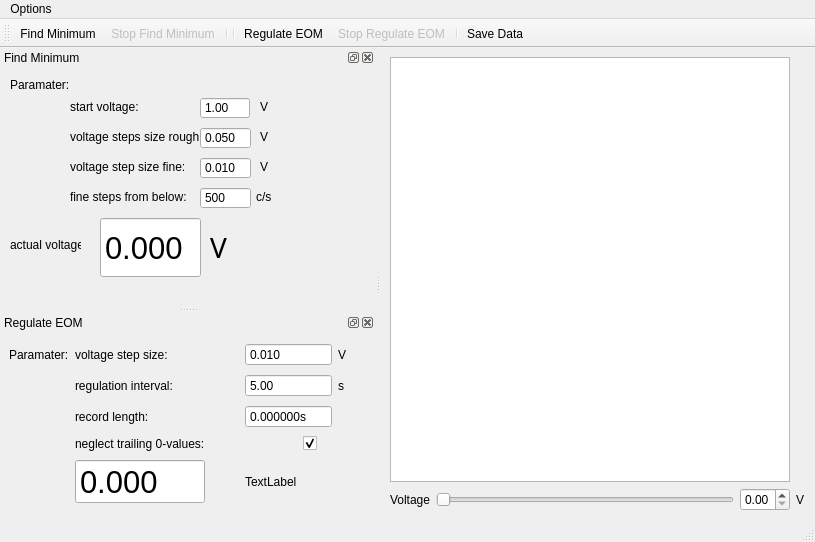
<?xml version="1.0" encoding="UTF-8"?>
<ui version="4.0">
 <class>MainWindow</class>
 <widget class="QMainWindow" name="MainWindow">
  <property name="enabled">
   <bool>true</bool>
  </property>
  <property name="geometry">
   <rect>
    <x>0</x>
    <y>0</y>
    <width>814</width>
    <height>542</height>
   </rect>
  </property>
  <property name="windowTitle">
   <string>qudi: EOM Regulation</string>
  </property>
  <widget class="QWidget" name="centralwidget">
   <layout class="QGridLayout" name="gridLayout_3">
    <item row="1" column="3">
     <widget class="QLabel" name="unit_V_label_5">
      <property name="minimumSize">
       <size>
        <width>10</width>
        <height>0</height>
       </size>
      </property>
      <property name="maximumSize">
       <size>
        <width>10</width>
        <height>16777215</height>
       </size>
      </property>
      <property name="text">
       <string>V</string>
      </property>
     </widget>
    </item>
    <item row="1" column="1">
     <widget class="QSlider" name="voltage_horizontalSlider">
      <property name="orientation">
       <enum>Qt::Horizontal</enum>
      </property>
     </widget>
    </item>
    <item row="1" column="0">
     <widget class="QLabel" name="voltage_label">
      <property name="maximumSize">
       <size>
        <width>40</width>
        <height>16777215</height>
       </size>
      </property>
      <property name="text">
       <string>Voltage</string>
      </property>
     </widget>
    </item>
    <item row="1" column="2">
     <widget class="QDoubleSpinBox" name="voltage_doubleSpinBox">
      <property name="maximumSize">
       <size>
        <width>50</width>
        <height>50</height>
       </size>
      </property>
     </widget>
    </item>
    <item row="0" column="0" colspan="3">
     <widget class="PlotWidget" name="laser_signal_plotWidget">
      <property name="minimumSize">
       <size>
        <width>400</width>
        <height>0</height>
       </size>
      </property>
     </widget>
    </item>
   </layout>
  </widget>
  <widget class="QStatusBar" name="statusbar"/>
  <widget class="QToolBar" name="scan_control_ToolBar">
   <property name="minimumSize">
    <size>
     <width>0</width>
     <height>0</height>
    </size>
   </property>
   <property name="font">
    <font>
     <kerning>false</kerning>
    </font>
   </property>
   <property name="windowTitle">
    <string>Counting Controls</string>
   </property>
   <property name="movable">
    <bool>true</bool>
   </property>
   <property name="toolButtonStyle">
    <enum>Qt::ToolButtonTextUnderIcon</enum>
   </property>
   <attribute name="toolBarArea">
    <enum>TopToolBarArea</enum>
   </attribute>
   <attribute name="toolBarBreak">
    <bool>false</bool>
   </attribute>
   <addaction name="action_start_find_minimum"/>
   <addaction name="action_stop_find_minimum"/>
   <addaction name="separator"/>
   <addaction name="separator"/>
   <addaction name="action_start_regulation"/>
   <addaction name="action_stop_regulation"/>
   <addaction name="separator"/>
   <addaction name="action_save"/>
  </widget>
  <widget class="QMenuBar" name="menubar">
   <property name="geometry">
    <rect>
     <x>0</x>
     <y>0</y>
     <width>814</width>
     <height>21</height>
    </rect>
   </property>
   <widget class="QMenu" name="menuOptions">
    <property name="title">
     <string>Options</string>
    </property>
    <addaction name="action_close"/>
   </widget>
   <addaction name="menuOptions"/>
  </widget>
  <widget class="QDockWidget" name="minimumdockWidget">
   <property name="minimumSize">
    <size>
     <width>315</width>
     <height>250</height>
    </size>
   </property>
   <property name="windowTitle">
    <string>Find Minimum</string>
   </property>
   <attribute name="dockWidgetArea">
    <number>1</number>
   </attribute>
   <widget class="QWidget" name="dockWidgetContents_6">
    <widget class="QLabel" name="parameter_label">
     <property name="geometry">
      <rect>
       <x>10</x>
       <y>10</y>
       <width>61</width>
       <height>16</height>
      </rect>
     </property>
     <property name="text">
      <string>Paramater:</string>
     </property>
    </widget>
    <widget class="QLabel" name="start_voltage_label">
     <property name="geometry">
      <rect>
       <x>70</x>
       <y>30</y>
       <width>81</width>
       <height>20</height>
      </rect>
     </property>
     <property name="text">
      <string>start voltage:</string>
     </property>
    </widget>
    <widget class="QLabel" name="rought_voltage_stesp_label">
     <property name="geometry">
      <rect>
       <x>70</x>
       <y>60</y>
       <width>131</width>
       <height>20</height>
      </rect>
     </property>
     <property name="text">
      <string>voltage steps size rough:</string>
     </property>
    </widget>
    <widget class="QLabel" name="fine_voltage_step_label">
     <property name="geometry">
      <rect>
       <x>70</x>
       <y>90</y>
       <width>121</width>
       <height>20</height>
      </rect>
     </property>
     <property name="text">
      <string>voltage step size fine:</string>
     </property>
    </widget>
    <widget class="QLabel" name="unit_V_label_1">
     <property name="geometry">
      <rect>
       <x>260</x>
       <y>30</y>
       <width>71</width>
       <height>20</height>
      </rect>
     </property>
     <property name="text">
      <string>V</string>
     </property>
    </widget>
    <widget class="QLabel" name="unit_V_label_2">
     <property name="geometry">
      <rect>
       <x>260</x>
       <y>60</y>
       <width>71</width>
       <height>20</height>
      </rect>
     </property>
     <property name="text">
      <string>V</string>
     </property>
    </widget>
    <widget class="QLabel" name="fine_step_below_label">
     <property name="geometry">
      <rect>
       <x>70</x>
       <y>120</y>
       <width>121</width>
       <height>20</height>
      </rect>
     </property>
     <property name="text">
      <string>fine steps from below:</string>
     </property>
    </widget>
    <widget class="QLabel" name="unit_V_label_3">
     <property name="geometry">
      <rect>
       <x>260</x>
       <y>90</y>
       <width>41</width>
       <height>20</height>
      </rect>
     </property>
     <property name="text">
      <string>V</string>
     </property>
    </widget>
    <widget class="QLabel" name="unit_cs_label">
     <property name="geometry">
      <rect>
       <x>256</x>
       <y>120</y>
       <width>71</width>
       <height>20</height>
      </rect>
     </property>
     <property name="text">
      <string>c/s</string>
     </property>
    </widget>
    <widget class="QLabel" name="actual_voltage_label">
     <property name="geometry">
      <rect>
       <x>10</x>
       <y>170</y>
       <width>71</width>
       <height>16</height>
      </rect>
     </property>
     <property name="text">
      <string>actual voltage:</string>
     </property>
    </widget>
    <widget class="QLabel" name="unit_V_label_4">
     <property name="geometry">
      <rect>
       <x>210</x>
       <y>160</y>
       <width>31</width>
       <height>41</height>
      </rect>
     </property>
     <property name="font">
      <font>
       <family>AcadEref</family>
       <pointsize>21</pointsize>
      </font>
     </property>
     <property name="text">
      <string>V</string>
     </property>
    </widget>
    <widget class="QDoubleSpinBox" name="start_voltage_doubleSpinBox">
     <property name="geometry">
      <rect>
       <x>200</x>
       <y>30</y>
       <width>50</width>
       <height>22</height>
      </rect>
     </property>
     <property name="maximumSize">
      <size>
       <width>50</width>
       <height>50</height>
      </size>
     </property>
     <property name="buttonSymbols">
      <enum>QAbstractSpinBox::NoButtons</enum>
     </property>
     <property name="minimum">
      <double>0.000000000000000</double>
     </property>
     <property name="value">
      <double>1.000000000000000</double>
     </property>
    </widget>
    <widget class="QDoubleSpinBox" name="rough_voltage_step_doubleSpinBox">
     <property name="geometry">
      <rect>
       <x>200</x>
       <y>60</y>
       <width>51</width>
       <height>22</height>
      </rect>
     </property>
     <property name="buttonSymbols">
      <enum>QAbstractSpinBox::NoButtons</enum>
     </property>
     <property name="decimals">
      <number>3</number>
     </property>
     <property name="value">
      <double>0.050000000000000</double>
     </property>
    </widget>
    <widget class="QDoubleSpinBox" name="fine_voltage_step_doubleSpinBox">
     <property name="geometry">
      <rect>
       <x>200</x>
       <y>90</y>
       <width>51</width>
       <height>22</height>
      </rect>
     </property>
     <property name="buttonSymbols">
      <enum>QAbstractSpinBox::NoButtons</enum>
     </property>
     <property name="decimals">
      <number>3</number>
     </property>
     <property name="value">
      <double>0.010000000000000</double>
     </property>
    </widget>
    <widget class="QSpinBox" name="fine_step_counts_spinBox">
     <property name="geometry">
      <rect>
       <x>200</x>
       <y>120</y>
       <width>51</width>
       <height>22</height>
      </rect>
     </property>
     <property name="buttonSymbols">
      <enum>QAbstractSpinBox::NoButtons</enum>
     </property>
     <property name="maximum">
      <number>1000000</number>
     </property>
     <property name="value">
      <number>500</number>
     </property>
    </widget>
    <widget class="QDoubleSpinBox" name="actual_voltage_doubleSpinBox">
     <property name="geometry">
      <rect>
       <x>100</x>
       <y>150</y>
       <width>101</width>
       <height>61</height>
      </rect>
     </property>
     <property name="font">
      <font>
       <pointsize>23</pointsize>
      </font>
     </property>
     <property name="readOnly">
      <bool>true</bool>
     </property>
     <property name="buttonSymbols">
      <enum>QAbstractSpinBox::NoButtons</enum>
     </property>
     <property name="decimals">
      <number>3</number>
     </property>
    </widget>
   </widget>
  </widget>
  <widget class="QDockWidget" name="RegulatedockWidget">
   <property name="minimumSize">
    <size>
     <width>375</width>
     <height>199</height>
    </size>
   </property>
   <property name="windowTitle">
    <string>Regulate EOM</string>
   </property>
   <attribute name="dockWidgetArea">
    <number>1</number>
   </attribute>
   <widget class="QWidget" name="dockWidgetContents_7">
    <layout class="QGridLayout" name="gridLayout">
     <item row="1" column="3" colspan="2">
      <widget class="QDoubleSpinBox" name="regulation_interval_doubleSpinBox">
       <property name="buttonSymbols">
        <enum>QAbstractSpinBox::NoButtons</enum>
       </property>
       <property name="decimals">
        <number>2</number>
       </property>
       <property name="maximum">
        <double>1000.000000000000000</double>
       </property>
       <property name="singleStep">
        <double>0.000000000000000</double>
       </property>
       <property name="value">
        <double>5.000000000000000</double>
       </property>
      </widget>
     </item>
     <item row="0" column="1" colspan="2">
      <widget class="QLabel" name="voltage_step_label">
       <property name="text">
        <string>voltage step size:</string>
       </property>
      </widget>
     </item>
     <item row="0" column="3" colspan="2">
      <widget class="QDoubleSpinBox" name="voltage_step_doubleSpinBox">
       <property name="buttonSymbols">
        <enum>QAbstractSpinBox::NoButtons</enum>
       </property>
       <property name="decimals">
        <number>3</number>
       </property>
       <property name="value">
        <double>0.010000000000000</double>
       </property>
      </widget>
     </item>
     <item row="0" column="5">
      <widget class="QLabel" name="unit_V_label">
       <property name="text">
        <string>V</string>
       </property>
      </widget>
     </item>
     <item row="1" column="1" colspan="2">
      <widget class="QLabel" name="regulation_intervall_label">
       <property name="text">
        <string>regulation interval:</string>
       </property>
      </widget>
     </item>
     <item row="2" column="1" colspan="2">
      <widget class="QLabel" name="record_length_label">
       <property name="text">
        <string>record length:</string>
       </property>
      </widget>
     </item>
     <item row="1" column="5">
      <widget class="QLabel" name="unit_s_label">
       <property name="text">
        <string>s</string>
       </property>
      </widget>
     </item>
     <item row="3" column="1">
      <widget class="QLabel" name="sequence_length_label_2">
       <property name="text">
        <string>neglect trailing 0-values:</string>
       </property>
      </widget>
     </item>
     <item row="3" column="4">
      <widget class="QCheckBox" name="neglect_0_checkBox">
       <property name="text">
        <string/>
       </property>
       <property name="checked">
        <bool>true</bool>
       </property>
      </widget>
     </item>
     <item row="0" column="0">
      <widget class="QLabel" name="paramter_label">
       <property name="text">
        <string>Paramater:</string>
       </property>
      </widget>
     </item>
     <item row="4" column="1">
      <widget class="QDoubleSpinBox" name="Suppression_spinbox">
       <property name="font">
        <font>
         <pointsize>23</pointsize>
        </font>
       </property>
       <property name="readOnly">
        <bool>true</bool>
       </property>
       <property name="buttonSymbols">
        <enum>QAbstractSpinBox::NoButtons</enum>
       </property>
       <property name="decimals">
        <number>3</number>
       </property>
      </widget>
     </item>
     <item row="4" column="3">
      <widget class="QLabel" name="direction_label">
       <property name="text">
        <string>TextLabel</string>
       </property>
      </widget>
     </item>
     <item row="2" column="3" colspan="2">
      <widget class="ScienDSpinBox" name="record_length_DSpinBox">
       <property name="sizePolicy">
        <sizepolicy hsizetype="Expanding" vsizetype="Fixed">
         <horstretch>0</horstretch>
         <verstretch>0</verstretch>
        </sizepolicy>
       </property>
       <property name="maximumSize">
        <size>
         <width>16777215</width>
         <height>16777215</height>
        </size>
       </property>
       <property name="alignment">
        <set>Qt::AlignLeading|Qt::AlignLeft|Qt::AlignVCenter</set>
       </property>
       <property name="readOnly">
        <bool>false</bool>
       </property>
       <property name="buttonSymbols">
        <enum>QAbstractSpinBox::NoButtons</enum>
       </property>
       <property name="suffix">
        <string>s</string>
       </property>
       <property name="decimals">
        <number>6</number>
       </property>
      </widget>
     </item>
    </layout>
   </widget>
  </widget>
  <action name="action_start_find_minimum">
   <property name="checkable">
    <bool>false</bool>
   </property>
   <property name="icon">
    <iconset>
     <normaloff>../../artwork/icons/qudiTheme/22x22/start-counter.png</normaloff>../../artwork/icons/qudiTheme/22x22/start-counter.png</iconset>
   </property>
   <property name="text">
    <string>Find Minimum</string>
   </property>
   <property name="toolTip">
    <string>Increase voltage to minimize count signal</string>
   </property>
   <property name="menuRole">
    <enum>QAction::NoRole</enum>
   </property>
  </action>
  <action name="action_save">
   <property name="checkable">
    <bool>false</bool>
   </property>
   <property name="icon">
    <iconset>
     <normaloff>../../artwork/icons/oxygen/22x22/document-save.png</normaloff>../../artwork/icons/oxygen/22x22/document-save.png</iconset>
   </property>
   <property name="text">
    <string>Save Data</string>
   </property>
   <property name="toolTip">
    <string>Save laser signal data</string>
   </property>
  </action>
  <action name="action_start_regulation">
   <property name="icon">
    <iconset>
     <normaloff>../../artwork/icons/qudiTheme/22x22/optimize-position-poi.png</normaloff>../../artwork/icons/qudiTheme/22x22/optimize-position-poi.png</iconset>
   </property>
   <property name="text">
    <string>Regulate EOM</string>
   </property>
   <property name="toolTip">
    <string>Start regulation of the EOM</string>
   </property>
   <property name="autoRepeat">
    <bool>true</bool>
   </property>
   <property name="visible">
    <bool>true</bool>
   </property>
  </action>
  <action name="action_stop_regulation">
   <property name="enabled">
    <bool>false</bool>
   </property>
   <property name="icon">
    <iconset>
     <normaloff>../../artwork/icons/qudiTheme/22x22/stop-scan.png</normaloff>../../artwork/icons/qudiTheme/22x22/stop-scan.png</iconset>
   </property>
   <property name="text">
    <string>Stop Regulate EOM</string>
   </property>
   <property name="toolTip">
    <string>Stop the regulation of the EOM</string>
   </property>
  </action>
  <action name="restore_default_view_Action">
   <property name="text">
    <string>&amp;Restore default</string>
   </property>
  </action>
  <action name="action_stop_find_minimum">
   <property name="checkable">
    <bool>false</bool>
   </property>
   <property name="enabled">
    <bool>false</bool>
   </property>
   <property name="icon">
    <iconset>
     <normaloff>../../artwork/icons/qudiTheme/22x22/stop-counter.png</normaloff>../../artwork/icons/qudiTheme/22x22/stop-counter.png</iconset>
   </property>
   <property name="text">
    <string>Stop Find Minimum</string>
   </property>
   <property name="toolTip">
    <string>Stop increasing the voltage</string>
   </property>
  </action>
  <action name="action_close">
   <property name="icon">
    <iconset>
     <normaloff>../../artwork/icons/oxygen/22x22/application-exit.png</normaloff>../../artwork/icons/oxygen/22x22/application-exit.png</iconset>
   </property>
   <property name="text">
    <string>Close</string>
   </property>
  </action>
 </widget>
 <customwidgets>
  <customwidget>
   <class>PlotWidget</class>
   <extends>QGraphicsView</extends>
   <header>pyqtgraph</header>
  </customwidget>
  <customwidget>
   <class>ScienDSpinBox</class>
   <extends>QDoubleSpinBox</extends>
   <header>qtwidgets.scientific_spinbox.h</header>
  </customwidget>
 </customwidgets>
 <resources/>
 <connections/>
</ui>
